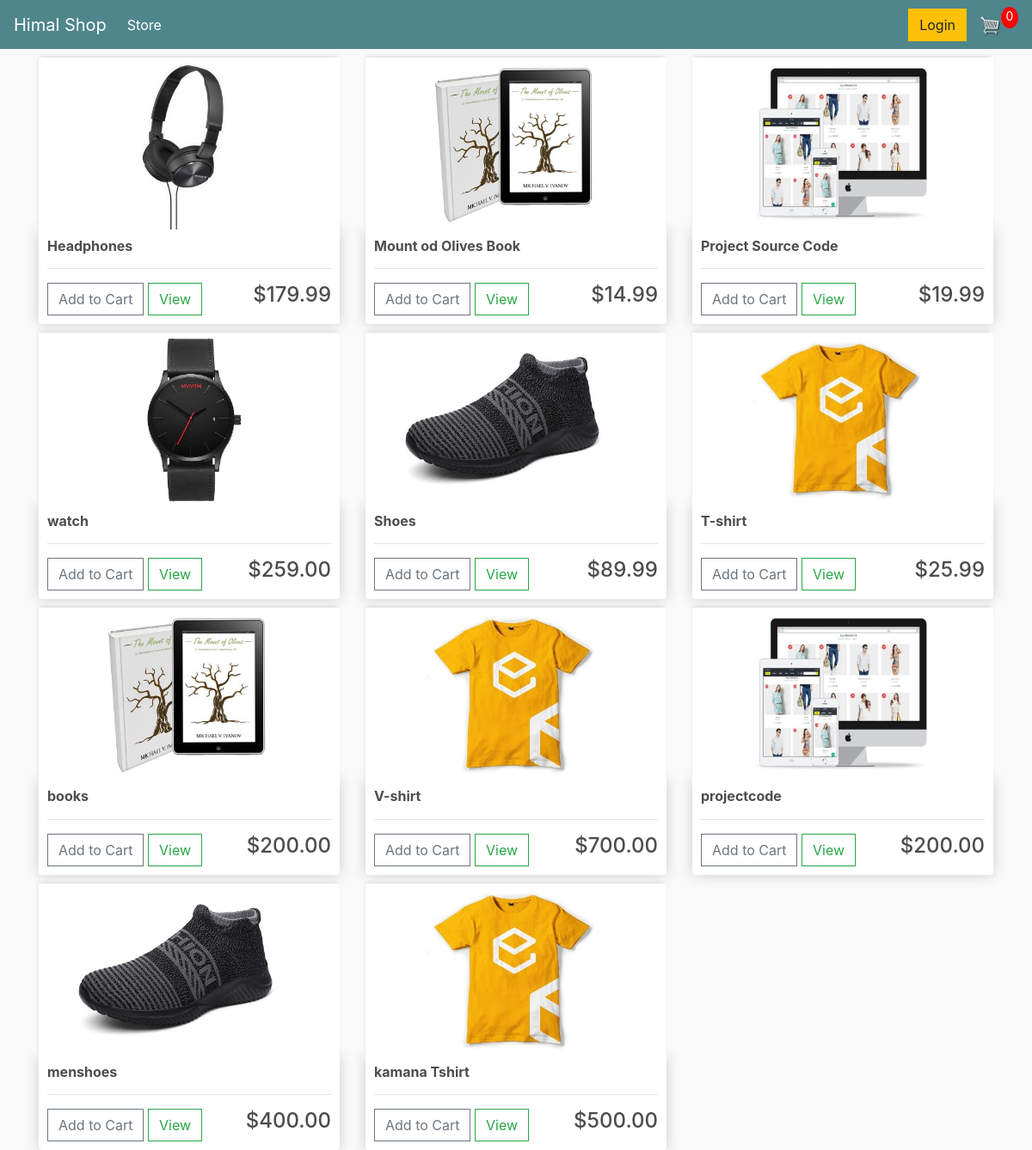
The page / on the database its author committed.
### store/models.py (models this page shows, shortened)
class Product(models.Model):
    name=models.CharField(max_length=200,null=True)
    price=models.DecimalField(max_digits=7, decimal_places=2)
    digital=models.BooleanField(default=False,null=True,blank=True)
    image=models.ImageField(null=True,blank=True)
    @property
    def imageURL(self):
        try:
            url=self.image.url
        except:
            url=''
        return url

### store/views.py (the view)
# urls.py: path('',include('store.urls'))
def store(request):
    data=cartData(request)
    cartItems=data['cartItems']
    products=Product.objects.all()
    context={'products':products,'cartItems':cartItems}
    return render(request,'store/store.html',context)

### store/utils.py (called while the page is built, shortened)
def cookieCart(request):
        try:
                cart = json.loads(request.COOKIES['cart'])
        except:
            cart={}
        print(cart)
        items=[]
        order={'get_cart_items':0,'get_cart_total':0,'shipping':False}
        cartItems=order['get_cart_items']
        return {'cartItems':cartItems,'order':order,'items':items}

def cartData(request):
    if request.user.is_authenticated:
        customer=request.user.customer
        order,created=Order.objects.get_or_create(customer=customer,complete=False)
        items=order.orderitem_set.all()
        cartItems=order.get_cart_items
    else:
        cookieData=cookieCart(request)
        cartItems=cookieData['cartItems']
        order=cookieData['order']
        items = cookieData['items']
    return {'cartItems':cartItems,'order':order,'items':items}

### store/templates/store/store.html (shortened to what this page needs)
{% extends 'store/main.html'%}
{%load static %}
{%block content%}
   <div class="row">
       {%for product in products%}
        <div class="col-lg-4" >
            <img class="thumbnail" src="{{product.imageURL}}">
            <div class="box-element product">
                <h6><strong>{{product.name}}</strong></h6>
                <hr>
                <button data-product={{product.id}} data-action="add" class="btn btn-outline-secondary add-btn update-cart">
                    Add to Cart
                </button>
                <a class="btn btn-outline-success" href="#">View</a>
                <h4 style="display:inline-block;float:right">${{product.price|floatformat:2}}</h4>
            </div>
        </div>
        {%endfor%}
    </div>
{%endblock%}

### store/templates/store/main.html (shortened to what this page needs)
<!DOCTYPE html>
{%load static%}
<html lang="en">
<head>
    <link rel="stylesheet" href="https://stackpath.bootstrapcdn.com/bootstrap/4.5.2/css/bootstrap.min.css">
    <link rel="stylesheet" type="text/css" href="{% static 'css/main.css' %}">
</head>
<body>
    <nav class="navbar navbar-expand-lg navbar-dark bg-dark">
            <a class="navbar-brand" href="{% url 'store'%}">Himal Shop</a>
            <div class="collapse navbar-collapse" id="navbarSupportedContent">
                <ul class="navbar-nav mr-auto">
                    <li class="nav-item active">
                    <a class="nav-link" href="{% url 'store'%}">Store <span class="sr-only">(current)</span></a>
                    </li>
                </ul>
                <div class="form-inline my-2 my-lg-0">
                    <a href="#"class="btn btn-warning">Login</a>
                    <a href="{% url 'cart' %}">
                       <img  id="cart-icon" src="{% static 'images/cart.png' %}">
                   </a>
                   <p id="cart-total">{{cartItems}}</p>
               </div>
            </div>
      </nav>
  <div class="container">
      {%block content%}
      {%endblock%}
  </div>
</body>
</html>

### static/css/main.css (style rules this page uses)
body { background-color: hsl(0, 0%, 98%); }
h1,h2,h3,h4,h5,h6 { color:hsl(0, 0%, 30%); }
.box-element { box-shadow:hsl(0, 0%, 80%) 0 0 16px; background-color: #fff; border-radius: 4px; padding: 10px; }
.thumbnail { width: 100%; height: 200px; -webkit-box-shadow: -1px -3px 5px -2px rgba(214,214,214,1); -moz-box-shadow: -1px -3px 5px -2px rgba(214,214,214,1); box-shadow: -1px -3px 5px -2px rgba(214,214,214,1); }
.product { border-radius: 0 0 4px 4px; }
.bg-dark { background-color: #4f868c!important; }
#cart-icon { width:25px; display: inline-block; margin-left: 15px; }
#cart-total { display: block; text-align: center; color:#fff; background-color: red; width: 20px; height: 25px; border-radius: 50%; font-size: 14px; }
.col-lg-4, .col-lg-6, .col-lg-8, .col-lg-12 { margin-top: 10px; }
.btn { border-radius: 0; }

### rows shown on the page
Product: imageURL (picture), name "Headphones", price "179.99"
Product: imageURL (picture), name "Mount od Olives Book", price "14.99"
Product: imageURL (picture), name "Project Source Code", price "19.99"
Product: imageURL (picture), name "watch", price "259.00"
Product: imageURL (picture), name "Shoes", price "89.99"
Product: imageURL (picture), name "T-shirt", price "25.99"
Product: imageURL (picture), name "books", price "200.00"
Product: imageURL (picture), name "V-shirt", price "700.00"
Product: imageURL (picture), name "projectcode", price "200.00"
Product: imageURL (picture), name "menshoes", price "400.00"
Product: imageURL (picture), name "kamana Tshirt", price "500.00"

### other values the page prints
{{ cartItems }} "0"
